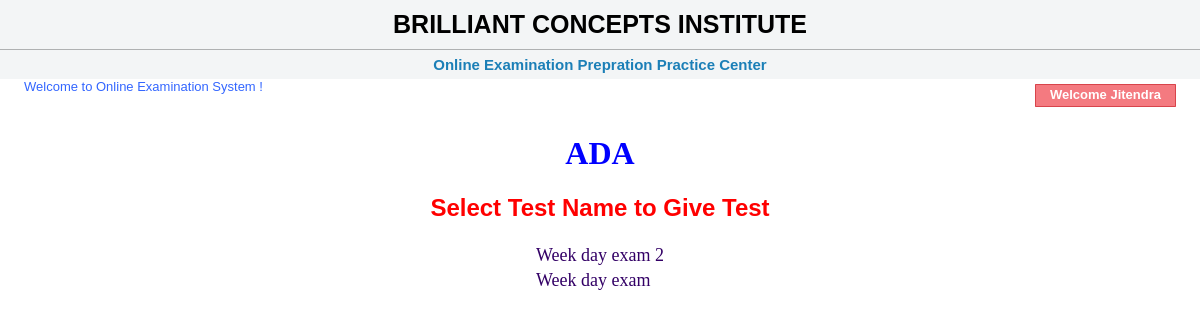
/quiz_portal/php/showtest.php?subid=9 (signed in), run on the app's committed database.
### tables this page shows
CREATE TABLE `mst_subject` (
  `sub_id` int(5) NOT NULL,
  `sub_name` varchar(25) DEFAULT NULL,
  `centre_code` int(6) NOT NULL
);

CREATE TABLE `mst_test` (
  `test_id` int(5) NOT NULL,
  `sub_id` int(5) DEFAULT NULL,
  `test_name` varchar(30) DEFAULT NULL,
  `total_que` varchar(15) DEFAULT NULL
);

### quiz_portal/php/showtest.php (the view, shortened to what this page needs)
<!DOCTYPE HTML PUBLIC "-//W3C//DTD HTML 4.01 Transitional//EN" "http://www.w3.org/TR/html4/loose.dtd">
<html>
<head>
<link href="quiz.css" rel="stylesheet" type="text/css">
</head>
<body>
<?php
include("header.php");
include("database.php");
extract($_GET);
$rs1=mysqli_query($cn, "SELECT * FROM mst_subject WHERE sub_id=$subid");
$row1=mysqli_fetch_array($rs1);
echo "<h1 align=center><font color=blue> $row1[1]</font></h1>";
$rs=mysqli_query($cn, "SELECT * FROM mst_test WHERE sub_id=$subid");
echo "<h2 class=head1>Select Test Name to Give Test </h2>";
echo "<table align=center>";
while($row=mysqli_fetch_row($rs))
{
	echo "<tr><td><a href=quiz_home.php?testid=$row[0]&subid=$subid><font size=4>$row[2]</font></a>";
}
echo "</table>";
?>
</body>
</html>

### quiz_portal/php/quiz.css (style rules this page uses)
body { margin-left: 0px; margin-top: 0px; }
a:link { color: #330066; text-decoration: none; }
.head1 { font-family: Arial, Helvetica, sans-serif; font-size: 24px; color: #FF0000; text-align: center; font-weight: bold; }

### quiz_portal/php/css/decor2.css (style rules this page uses)
body { margin:0px; padding:0px; -webkit-user-select:none; }

### data on the page
mst_subject: sub_name "ADA"
mst_test: test_name "Week day exam 2"
mst_test: test_name "Week day exam"

### other printed values
$_SESSION[login] "Jitendra"
